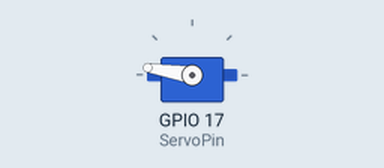
Recording of a program running on a simulated Raspberry Pi (BCM pin numbers). Parts: servo. Servo angles are drawn from the pulse width (0.5 ms = 0°, 2.5 ms = 180°).

Above: at 0.05 s.
At 1.25 s:
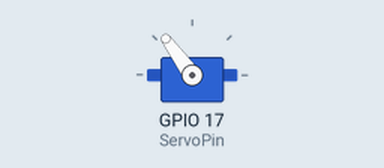
At 2.5 s:
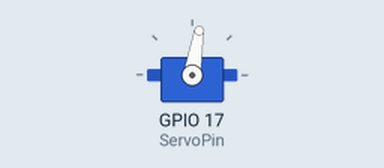
At 5.0 s:
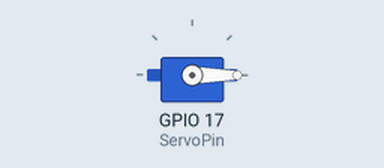
Timing chart, 0 to 6.5 s (numbered marks = the images above):
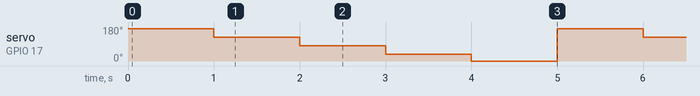

The program:

5.ServoMotor_Control.py
```python
import RPi.GPIO as GPIO
from time import sleep

GPIO.setmode(GPIO.BCM)

ServoPin=17
GPIO.setup(ServoPin, GPIO.OUT)
p=GPIO.PWM(ServoPin, 50)    #서보모터<-PWM으로 데이터 변환해서 주어야 함
p.start(50)

while True:
    p.ChangeDutyCycle(12.0)
    sleep(1)
    p.ChangeDutyCycle(9.5)
    sleep(1)
    p.ChangeDutyCycle(7.0)
    sleep(1)
    p.ChangeDutyCycle(4.5)
    sleep(1)
    p.ChangeDutyCycle(2.0)
    sleep(1)
```

Measured:
- by itself, servo on GPIO 17 (ServoPin): repeats every 5.0 s: 81° 1.0 s, 36° 1.0 s, 0° 1.0 s, 171° 1.0 s, 126° 1.0 s
